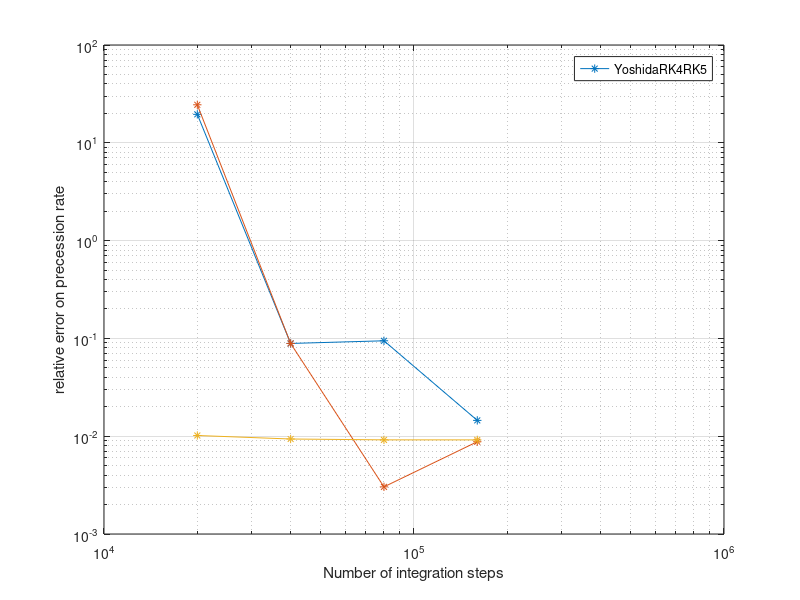

This chart was generated by the following MATLAB code:
RK4 = [13554,579.2373,530.3858, 527.3288];
RK5 = [526.5903, 527.0196, 527.1196, 527.1214];
Yo = [1.0927e+04, 579.2373, 481.7079,524.2816];
steps = [20000, 40000, 80000,160000];
true = 532;

loglog(steps, abs(Yo-true)/true, '*-');
hold on
loglog(steps, abs(RK4-true)/true, '*-');
loglog(steps, abs(RK5-true)/true, '*-');
legend(["Yoshida", "RK4", "RK5"]);
grid on
xlabel("Number of integration steps")
yl = ylabel('relative error on precession rate');

